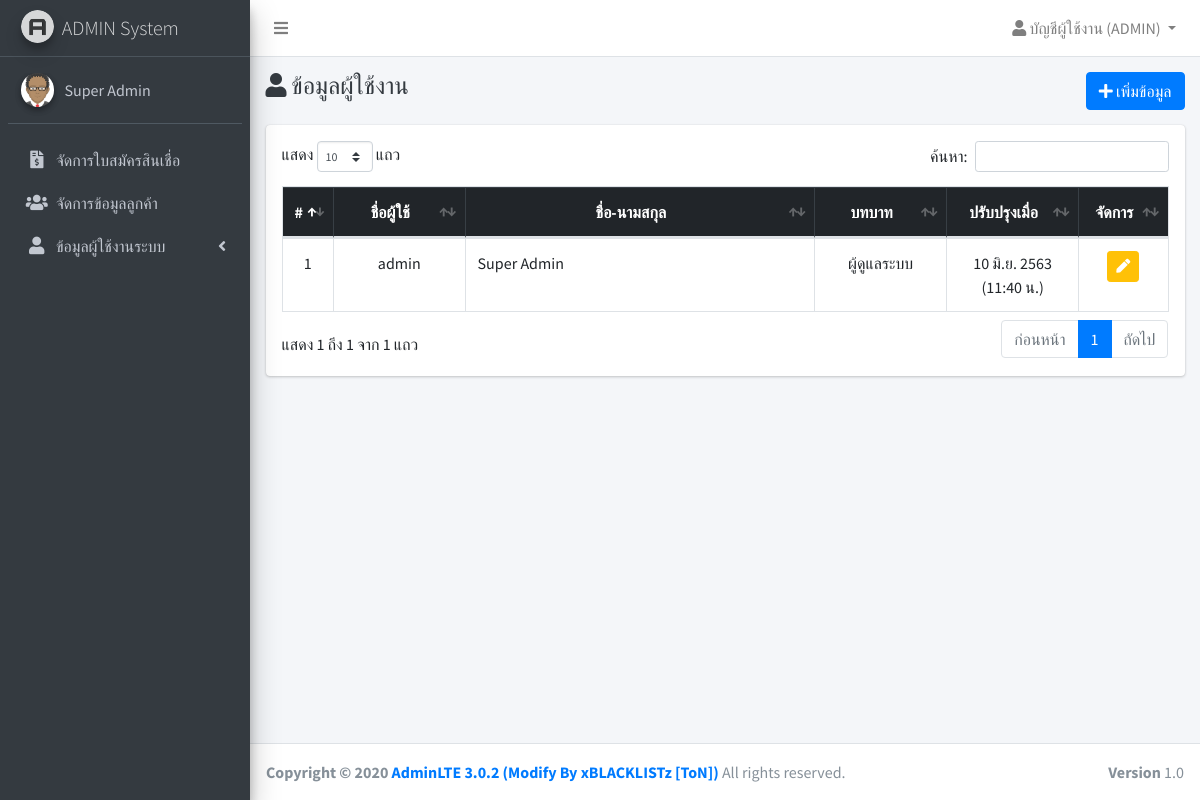
Screenshot of /admin/users/index.php (signed in) with the database file from the repository.
### tables this page shows
CREATE TABLE `users` (
  `id` int(11) NOT NULL,
  `username` varchar(32) NOT NULL,
  `password` varchar(64) NOT NULL,
  `name` varchar(255) NOT NULL,
  `is_owner` int(1) NOT NULL,
  `role` varchar(10) NOT NULL,
  `created_at` timestamp NOT NULL DEFAULT current_timestamp(),
  `updated_at` timestamp NULL DEFAULT NULL ON UPDATE current_timestamp()
);

### app/SQLiManager.php (called while the page is built, shortened)
<?php
if(class_exists('SQLiManager') === false)
{
	class SQLiManager{
		var $table;
		var $field;
		var $condition;
		public function SQLiManager()
		{
			$this->connect = mysqli_connect(DB_HOST,DB_USER,DB_PASS,DB_NAME);
			$cs1 = "SET character_set_results=utf8";
			mysqli_query($this->connect,$cs1) or die('Error query: ' . mysqli_error($this->connect));
			$cs2 = "SET character_set_client = utf8";
			mysqli_query($this->connect,$cs2) or die('Error query: ' . mysqli_error($this->connect));
			$cs3 = "SET character_set_connection = utf8";
			mysqli_query($this->connect,$cs3) or die('Error query: ' . mysqli_error($this->connect));
			$this->field="*";
		}
		public function select()
		{
			$this->sql="SELECT $this->field FROM $this->table $this->condition";
			$result=mysqli_query($this->connect,$this->sql) or trigger_error(mysqli_error($this->connect),E_USER_ERROR);
			return $result;
		}
	}
}
?>

### app/check_auth.php (called while the page is built, shortened)
<?php
$sql = new SQLiManager();
if( !empty($_SESSION["admin"]) ){
	$sql->table = "users";
	$sql->field = "name, username";
	$sql->condition = "WHERE id={$_SESSION["admin"]}";
	$rsAuth = $sql->select();
}
if( !empty($rsAuth) ){
	if( mysqli_num_rows($rsAuth) <= 0 ){
		session_destroy();
		ob_clean();
		header("location:".URL);
	}
	else{
		$auth = mysqli_fetch_assoc($rsAuth);
	}
}

### admin/layouts/menu_init.php (called while the page is built)
<?php
$menu[] = ["label"=>"จัดการใบสมัครสินเชื่อ", "key"=>"borrows", "url"=>URL."admin/borrows", 'icon'=>'fas fa-file-invoice-dollar'];
$menu[] = ["label"=>"จัดการข้อมูลลูกค้า", "key"=>"customers", "url"=>URL."admin/customers", 'icon'=>'fa fa-users'];
$sub_admin[] = ["label"=>"ผู้ใช้งานระบบ (หลังบ้าน)", "key"=>"admins", "url"=>URL."admin/users", 'icon'=>''];
$sub_admin[] = ["label"=>"Sale Agents", "key"=>"users", "url"=>URL."admin/sales", 'icon'=>''];
$menu[] = ["label"=>"ข้อมูลผู้ใช้งานระบบ", "key"=>"admins", 'icon'=>'fa fa-user', "sub"=>$sub_admin];

### app/fn.php (called while the page is built, shortened)
<?php
function dateTH($strDate, $full=null, $time=null)
{
	$strYear = date("Y", strtotime($strDate)) + 543;
	$strMonth = date("n", strtotime($strDate));
	$strDay = date("j", strtotime($strDate));
	$strMonthCut = Array("", "ม.ค.", "ก.พ.", "มี.ค.", "เม.ย.", "พ.ค.", "มิ.ย.", "ก.ค.", "ส.ค.", "ก.ย.", "ต.ค.", "พ.ย.", "ธ.ค.");
	$strMonthThai = $strMonthCut[$strMonth];
	$dateTH = "$strDay $strMonthThai $strYear";
	if( !empty($time) ){
		$strHour= date("H",strtotime($strDate));
		$strMinute= date("i",strtotime($strDate));
		$dateTH .= " ($strHour:$strMinute น.)";
	}
	return $dateTH;
}
function role(){
	$a = [];
	$a[] = ["id"=>"admin", "name"=>"ผู้ดูแลระบบ"];
	$a[] = ["id"=>"manager", "name"=>"ผู้จัดการ"];
	$a[] = ["id"=>"staff", "name"=>"พนักงาน"];
	return $a;
}
function getRole($role){
	$data = "";
	foreach (role() as $key => $value) {
		if( $role == $value["id"] ){
			$data = $value["name"];
			break;
		}
	}
	return $data;
}

### admin/users/index.php (the view, shortened to what this page needs)
<?php
$_title = "ข้อมูลผู้ใช้งาน";
include("../layouts/header.php");
include($_pathURL."admin/layouts/navbar.php");
include($_pathURL."admin/layouts/menu.php");
$sql->table = "users";
$query = $sql->select();
?>
<div class="content-wrapper">
	<div class="content-header">
		<div class="container-fluid">
			<div class="row">
				<div class="col-sm-12">
					<div class="clearfix">
						<h4 class="m-0 text-dark float-left"><i class="fa fa-user"></i> <?= !empty($_title) ? $_title : "" ?></h4>
						<a href="<?=URL?>admin/users/forms.php?page=<?=$_GET["page"]?>" class="btn btn-primary float-right"><i class="fa fa-plus"></i> เพิ่มข้อมูล</a>
					</div>
				</div>
			</div>
		</div>
	</div>
	<section class="content">
		<div class="container-fluid">
			<div class="card p-3">
				<div class="table-responsive">
					<table class="table table-bordered DataTable">
						<thead class="table-dark text-center">
							<tr>
								<th width="5%">#</th>
								<th width="15%">ชื่อผู้ใช้</th>
								<th width="40%">ชื่อ-นามสกุล</th>
								<th width="15%">บทบาท</th>
								<th width="15%">ปรับปรุงเมื่อ</th>
								<th width="15%">จัดการ</th>
							</tr>
						</thead>
						<tbody>
							<?php
							$no = 1;
							while($result = mysqli_fetch_assoc($query)){
								?>
								<tr>
									<td class="text-center"><?=$no++?></td>
									<td class="text-center"><?=$result["username"]?></td>
									<td><?=$result["name"]?></td>
									<td class="text-center"><?=getRole($result["role"])?></td>
									<td class="text-center">
										<?php
										if( !empty($result["updated_at"]) ){
											echo dateTH($result["updated_at"],0,1);
										}
										else{
											echo dateTH($result["created_at"],0,1);
										}
										?>
									</td>
									<td class="text-center">
										<a href="<?=URL?>admin/users/forms.php?page=<?=$_GET["page"]?>&id=<?=$result["id"]?>" class="btn btn-warning btn-sm text-white" title="แก้ไขข้อมูล">
											<i class="fa fa-pen"></i>
										</a>
									</td>
								</tr>
								<?php
							}
							?>
						</tbody>
					</table>
				</div>
			</div>
		</div>
	</section>
</div>
<?php
include($_pathURL."admin/layouts/footer.php");
?>

### admin/layouts/navbar.php (shortened to what this page needs)
<nav class="main-header navbar navbar-expand navbar-white navbar-light">
	<ul class="navbar-nav">
		<li class="nav-item">
			<a class="nav-link" data-widget="pushmenu" href="#"><i class="fas fa-bars"></i></a>
		</li>
	</ul>
	<ul class="navbar-nav ml-auto">
		<li class="nav-item dropdown">
			<a class="nav-link dropdown-toggle" href="#" id="navbarDropdown" role="button" data-toggle="dropdown" aria-haspopup="true" aria-expanded="false">
				<i class="fa fa-user"></i> บัญชีผู้ใช้งาน (<?=strtoupper($auth["username"])?>)
			</a>
		</li>
	</ul>
</nav>

### admin/layouts/menu.php (shortened to what this page needs)
<aside class="main-sidebar sidebar-dark-primary elevation-4">
	<a href="index3.html" class="brand-link">
		<img src="<?=IMAGES?>/AdminLTELogo.png" alt="AdminLTE Logo" class="brand-image img-circle elevation-3"
		style="opacity: .8">
		<span class="brand-text font-weight-light">ADMIN System</span>
	</a>
	<div class="sidebar">
		<div class="user-panel mt-3 pb-3 mb-3 d-flex">
			<div class="image">
				<img src="<?=IMAGES?>/avatar.png" class="img-circle elevation-2" alt="User Image">
			</div>
			<div class="info">
				<a href="" class="d-block"><?=$auth["name"]?></a>
			</div>
		</div>
          <?php include("menu_init.php"); ?>
		<nav class="mt-2">
			<ul class="nav nav-pills nav-sidebar flex-column" data-widget="treeview" role="menu" data-accordion="false">
               <?php
               foreach ($menu as $key => $value) {
                    if( empty($value["sub"]) ){
                         ?>
                         <li class="nav-item">
                              <a href="<?=$value["url"]?>?page=<?=$value['key']?>" class="nav-link <?= $value['key'] == $_GET['page'] ? "active" : "" ?>">
                                   <i class="nav-icon <?=$value["icon"]?>"></i>
                                   <p>
                                        <?=$value["label"]?>
                                   </p>
                              </a>
                         </li>
                         <?php
                    }
                    else{
                         ?>
                         <li class="nav-item has-treeview <?= $value['key'] == $_GET['page'] ? "menu-open" : "" ?>">
                              <a href="#" class="nav-link <?= $value['key'] == $_GET['page'] ? "active" : "" ?>">
                                   <i class="nav-icon <?=$value["icon"]?>"></i>
                                   <p>
                                        <?=$value["label"]?>
                                        <i class="right fas fa-angle-left"></i>
                                   </p>
                              </a>
                         </li>
                         <?php
                    }
               }
               ?>
          </ul>
      </nav>
  </div>
</aside>

### rows the page displays
users: username "ADMIN", name "Super Admin", username "admin", role "ผู้ดูแลระบบ", created_at "10 มิ.ย. 2563 (11:40 น.)"

### other values shown
$value["label"] "จัดการใบสมัครสินเชื่อ"
$value["label"] "จัดการข้อมูลลูกค้า"
$value["label"] "ข้อมูลผู้ใช้งานระบบ"
$_title "ข้อมูลผู้ใช้งาน"
